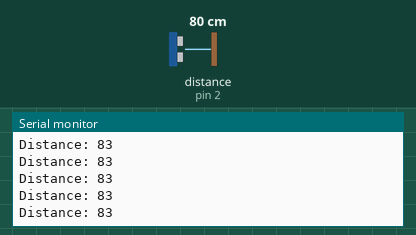
This sketch was run on a simulated Arduino Uno, built with avr-gcc and run on an emulated ATmega328P. Parts: the last lines printed to the serial monitor. Wiring (inferred from the names in the program): ultrasonic range finder: trigger pin 3; echo pin 2. The inputs (shaded band) are chosen by the test bench; at power-on: distance to the obstacle (sensor on pin 2) 80 cm. The echo pulse lasts 58.3 µs per cm.

Above: at 1.2 s.
1.3 s: distance to the obstacle (sensor on pin 2) set to 299 cm
At 1.62 s:
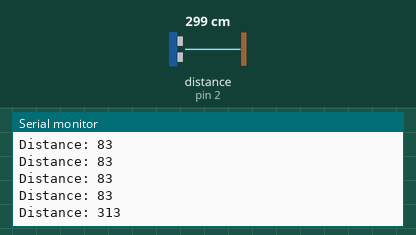
4.3 s: distance to the obstacle (sensor on pin 2) set to 2 cm
At 4.45 s:
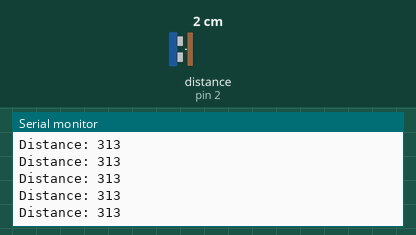
Timing chart, 0 to 7.3 s (numbered marks = the images above; inputs shaded):
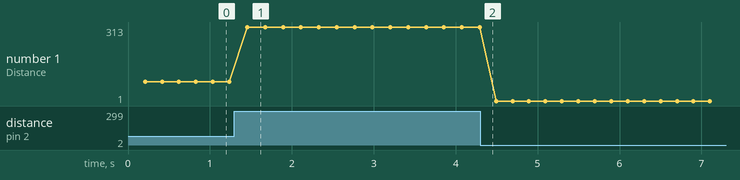

The sketch:

US_sensor_tester.ino
```cpp
#define echo 2
#define trig 3

void setup() {
  pinMode(echo, INPUT);
  pinMode(trig, OUTPUT);
  Serial.begin(9600);
  Serial.print("Sensor Activated");
}

void loop() {
  long duration, distance;

  digitalWrite(trig, HIGH);
  delayMicroseconds(20);
  digitalWrite(trig, LOW);
  delayMicroseconds(20);
  digitalWrite(trig, HIGH);
  delayMicroseconds(20);

  duration = pulseIn(echo, HIGH);
  distance = duration * 0.036/2;

  Serial.print("Distance: ");
  Serial.println(distance);
  delay(200);
}
```

Measured:
- after the input at 1.3 s, the serial monitor: prints a new line after 0.16 s (image 1)
- plotted number 1: 83 → 313 after the input at 1.3 s, 313 → 1 after the input at 4.3 s
